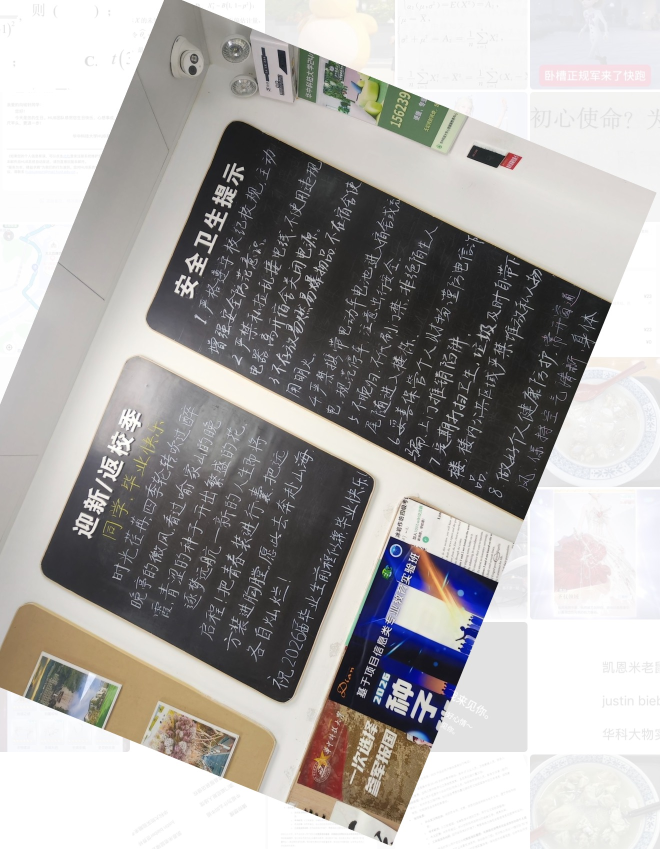
#> input picture IMG_4648.PNG, 1320 x 1697 px (shown at 1/2 size)
$ python main.py
#> lines starting #> are read from the running program, lines starting #| are printed output that depends on the picture
### skew.py
# -*- coding: utf-8 -*-
import cv2
import numpy as np
import math
from preprocess import bgr_to_gray

def hough_transform(edges, threshold=120):
    h, w = edges.shape
    diag_len = int(math.sqrt(w * w + h * h))
    num_theta = 180
    num_rho = 2 * diag_len + 1
    accumulator = np.zeros((num_rho, num_theta), dtype=np.int32)

    y_idxs, x_idxs = np.where(edges > 0)

    # 预计算所有角度的cos和sin（向量）
    thetas = np.arange(num_theta) * math.pi / 180.0
    cos_vals = np.cos(thetas)
    sin_vals = np.sin(thetas)

    # 向量化计算：一次性算出所有边缘点对所有角度的rho
    # x_idxs 形状 (N,)，cos_vals 形状 (180,)
    # 利用广播：x_idxs[:, None] * cos_vals[None, :] 得到 (N, 180)
    rhos = x_idxs[:, None] * cos_vals[None, :] + y_idxs[:, None] * sin_vals[None, :]
    rho_idxs = np.round(rhos).astype(int) + diag_len

    #  向量化投票：用add.at实现累加
    valid = (rho_idxs >= 0) & (rho_idxs < num_rho)
    # 对每个有效的(rho_idx, theta_idx)投票
    for j in range(num_theta):
        mask = valid[:, j]
        np.add.at(accumulator, (rho_idxs[mask, j], j), 1)

    lines = []
    for rho_idx in range(num_rho):
        for theta_idx in range(num_theta):
            if accumulator[rho_idx, theta_idx] >= threshold:
                rho = rho_idx - diag_len
                theta = theta_idx * math.pi / 180.0
                lines.append((rho, theta))
    return lines

# ========== 计算倾斜角度 ==========
def calculate_skew_angle(lines):
    if not lines:
        return 0.0
    angle_histogram = [0] * 180
    for rho, theta in lines:
        angle_deg = int(theta * 180.0 / math.pi) % 180
        if angle_deg < 0:
            angle_deg += 180
        angle_histogram[angle_deg] += 1
    max_count = 0
    peak_angle = 0
    for i in range(180):
        if angle_histogram[i] > max_count:
            max_count = angle_histogram[i]
            peak_angle = i
    return peak_angle - 90.0

# ========== 主程序 ==========
# 读取图片
def rotation_creation(img_path):
#> called with img_path = 'IMG_4648.PNG'
    original_image = cv2.imread(img_path)
#> original_image is the input picture: shape (1697, 1320, 3); mean B, G, R 168.4, 170.2, 172.8
    image = original_image.copy()
    if image is None:
        print("图片没找到，请检查文件名")
        exit()

    # 最大1000像素 缩图片提速
    h, w = image.shape[:2]
#> h = 1697; w = 1320
    max_dim = 1000
    if max(h, w) > max_dim:
        scale = max_dim / max(h, w)
#> scale = 0.589
        new_w = int(w * scale)
#> new_w = 777
        new_h = int(h * scale)
#> new_h = 999
        image = cv2.resize(image, (new_w, new_h), interpolation=cv2.INTER_AREA)
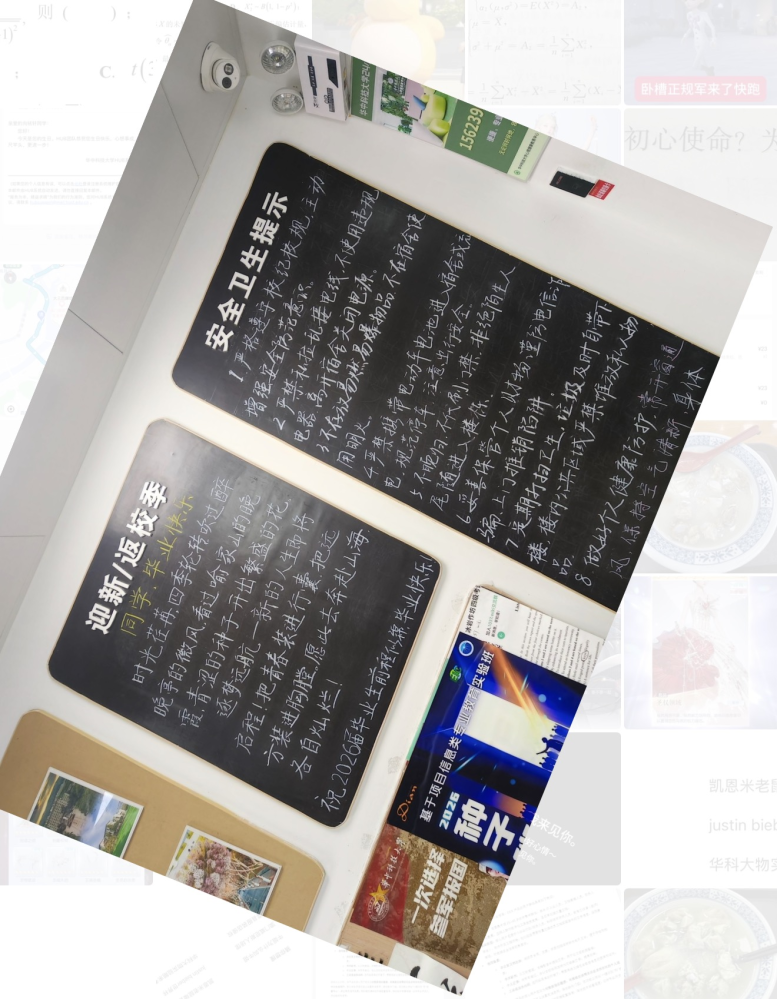
#> image: shape (999, 777, 3); mean B, G, R 168.4, 170.2, 172.8

    # 转灰度+ 边缘检测
    gray = bgr_to_gray(image)
#> in bgr_to_gray, `gray = np.dot(image[..., :3], [0.114, 0.587, 0.299])`:
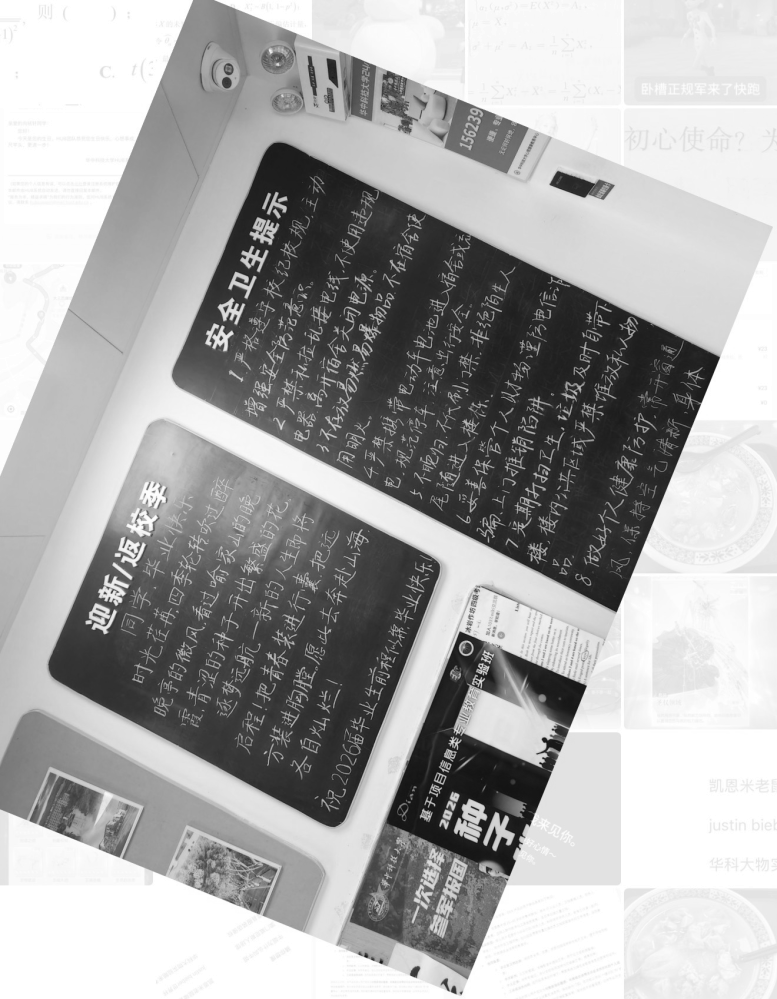
#> gray: shape (999, 777) float64; min 13.1, max 255, mean 170.7
    blurred = cv2.GaussianBlur(gray, (5, 5), 0)
    edges = cv2.Canny(blurred, 50, 150)
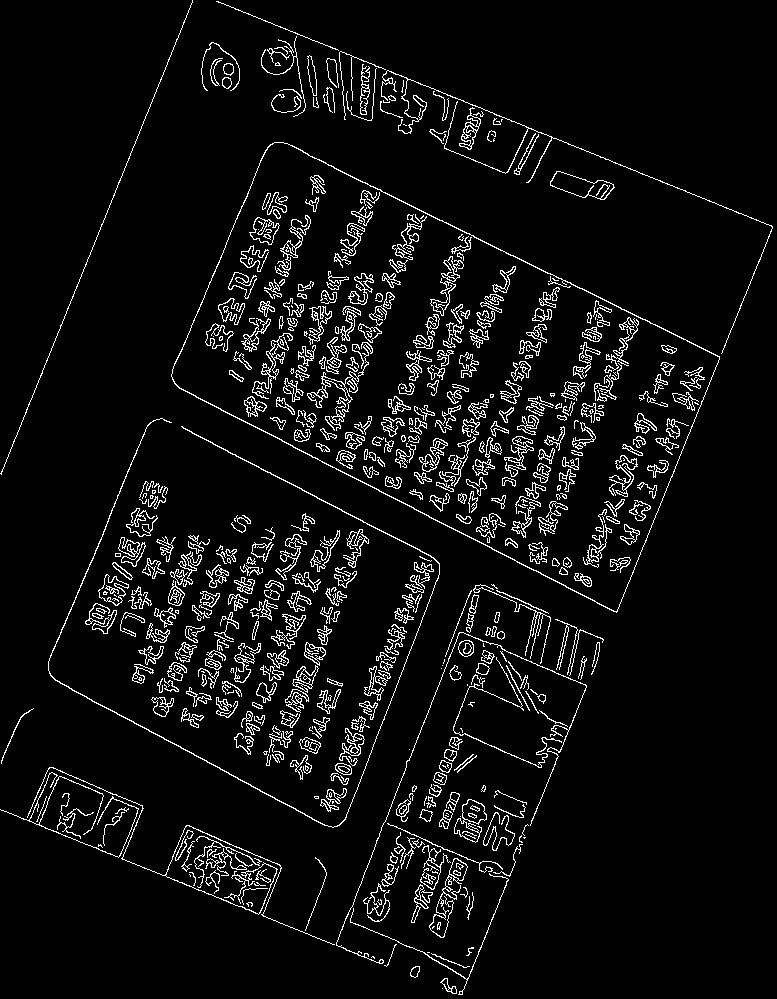
#> edges: shape (999, 777); 6% white in thin lines or dots

    # 动态阈值
    h_img, w_img = edges.shape
#> h_img = 999; w_img = 777
    diag_len_img = int(math.sqrt(w_img * w_img + h_img * h_img))
#> diag_len_img = 1265
    auto_threshold = max(30, int(diag_len_img * 0.15))
#> auto_threshold = 189

    # Hough变换检测直线（使用动态阈值）
    lines = hough_transform(edges, auto_threshold)
#> after the loop in hough_transform, `for j in range(num_theta):`:
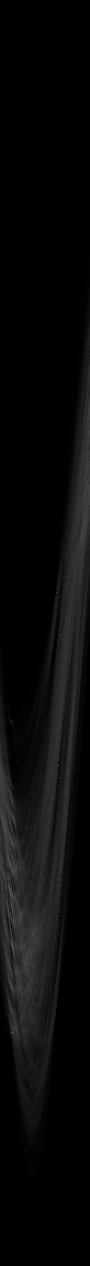
#> accumulator: shape (2531, 180) int32 (shown at 1/2 size); min 0, max 474, mean 18.3; drawn with min black and max white
#> lines = [(-80, 1.95), (4, 2.02), (5, 2.02), (178, 0.384), (265, 2.04), (299, 2.04), (303, 0.401), (512, 0.332), (513, 0.332), (532, 0.436), (533, 0.436), (557, 0.436), (575, 2.06), (615, 0.367), (616, 0.367), (710, 0.401), (750, 1.95), (800, 0.384), (801, 0.384)]
    print(f"检测到 {len(lines)} 条直线 (阈值={auto_threshold})")
#| 检测到 19 条直线 (阈值=189)

    # 计算倾斜角度
    angle = calculate_skew_angle(lines)
#> the loop in calculate_skew_angle, `for rho, theta in lines:` made 19 passes
#> (rho, theta, angle_deg) on passes 1 to 12: (-80, 1.95, 112), (4, 2.02, 116), (5, 2.02, 116), (178, 0.384, 21), (265, 2.04, 117), (299, 2.04, 117), (303, 0.401, 23), (512, 0.332, 19), (513, 0.332, 19), (532, 0.436, 25), (533, 0.436, 25), (557, 0.436, 25)
#> after the loop in calculate_skew_angle, `for rho, theta in lines:`: angle_histogram = 180 values, max 5 at index 21, min 0 at index 0, mean 0.106
#> the loop in calculate_skew_angle, `for i in range(180):` made 180 passes
#> max_count on passes 20, 22: 2, 5
#> after the loop in calculate_skew_angle, `for i in range(180):`: max_count = 5; peak_angle = 21
#> angle = -69
    print(f"倾斜角度: {angle:.2f} 度")
#| 倾斜角度: -69.00 度


    # 旋转矫正
    h, w = original_image.shape[:2]
    center = (w // 2, h // 2)
#> center = (660, 848)
    rotation_matrix = cv2.getRotationMatrix2D(center, angle, 1.0)
#> rotation_matrix = [[0.358, -0.934, 1215.2], [0.934, 0.358, -72.06]]

    # 计算新尺寸防止裁 ?
    cos = abs(rotation_matrix[0, 0])
#> cos = 0.358
    sin = abs(rotation_matrix[0, 1])
#> sin = 0.934
    new_w = int(h * sin + w * cos)
#> new_w = 2057
    new_h = int(h * cos + w * sin)
#> new_h = 1840
    rotation_matrix[0, 2] += (new_w / 2) - center[0]
    rotation_matrix[1, 2] += (new_h / 2) - center[1]

    corrected = cv2.warpAffine(original_image, rotation_matrix, (new_w, new_h))
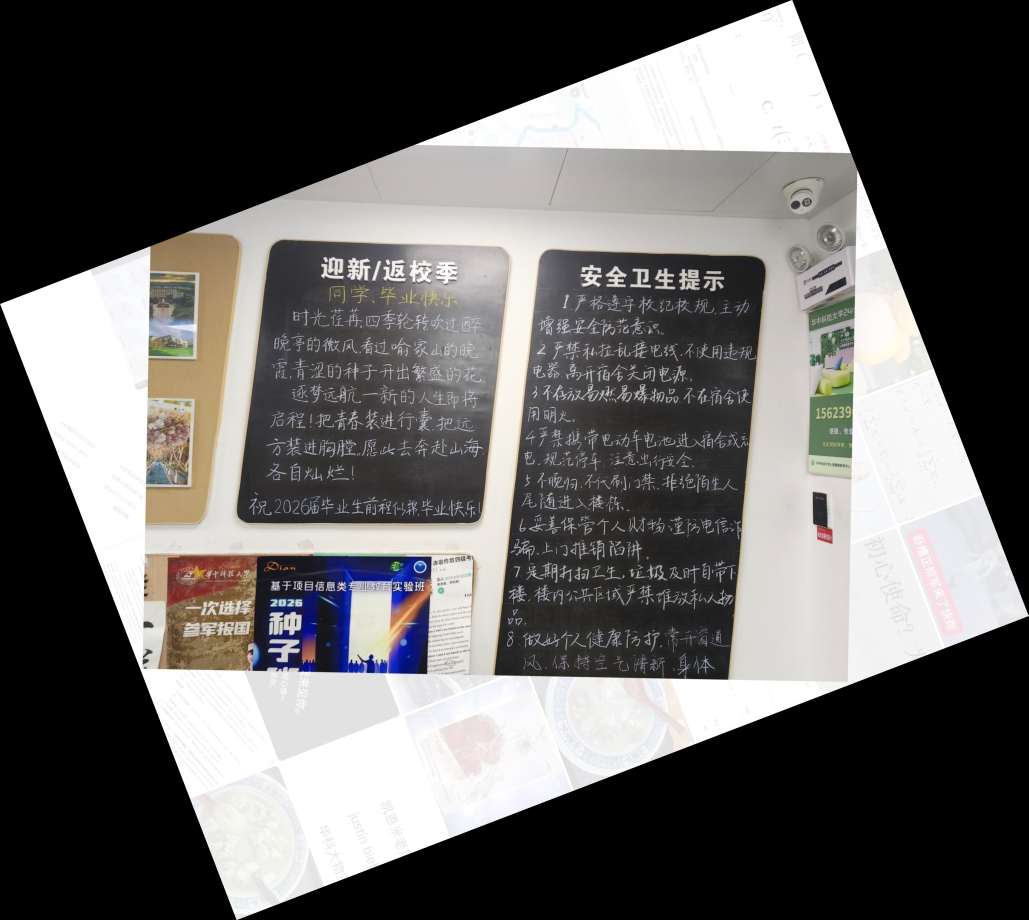
#> corrected: shape (1840, 2057, 3) (shown at 1/2 size); mean B, G, R 99.7, 100.7, 102.2
    cv2.imwrite("./cache/rotated.png",corrected)

### preprocess.py
import cv2
import numpy as np
from numba import njit, prange

def bgr_to_gray(image):
    """
    等效于 cv2.cvtColor(img, cv2.COLOR_BGR2GRAY)
    """
    # NumPy 矩阵乘法加速: B * 0.114 + G * 0.587 + R * 0.299
    gray = np.dot(image[..., :3], [0.114, 0.587, 0.299])
    return np.round(gray).astype(np.uint8)

# [87 lines left out: function histogram_median_filter, not called in this run]

### main.py
import cv2
from paddleocr import PaddleOCR
from preprocess import bgr_to_gray, histogram_median_filter
from history_manage import history_manage
from skew import rotation_creation
from js_cal import json_cal
import os

def filename(path):
    return os.path.splitext(os.path.basename(path))[0]

"""图像预处理"""
def process(image_path):
    # 1. 文本倾斜矫正
    rotation_creation(image_path)
    # 2. 读取图片
    img = cv2.imread("cache/rotated.png")
    if img is None:
#> (the run stopped early here; a loop or call above may not have finished)

$ run again, with IMG_4649.PNG copied over IMG_4648.PNG
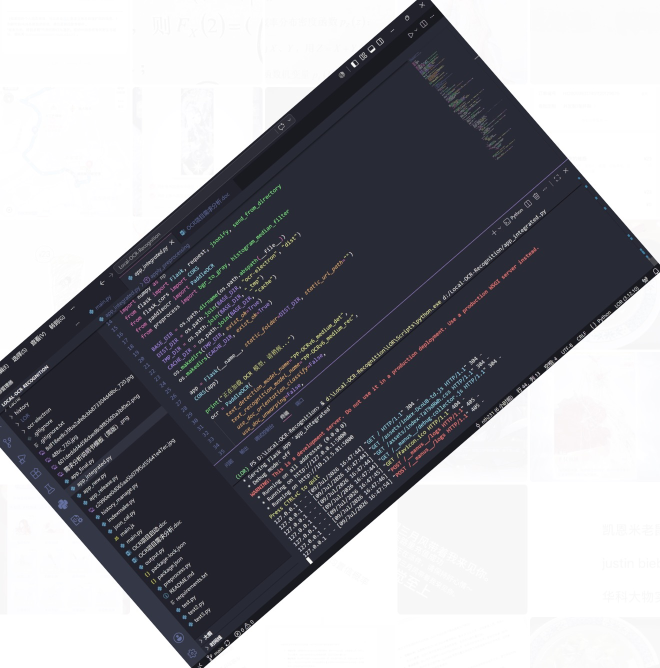
#> input picture IMG_4649.PNG, 1320 x 1336 px (shown at 1/2 size)
#> in rotation_creation, original_image is the input picture: shape (1336, 1320, 3); mean B, G, R 154.2, 148.8, 148.3
#> edges: shape (1000, 988); 3.9% white in thin lines or dots
#> after the loop in hough_transform, `for j in range(num_theta):`:
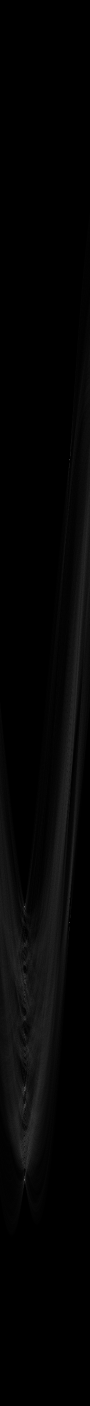
#> accumulator: shape (2811, 180) int32 (shown at 1/2 size); min 0, max 721, mean 13.7; drawn with min black and max white
#> in rotation_creation, `lines = hough_transform(edges, auto_threshold)`: lines = 21 items, first 6: (-486, 2.43), (408, 0.855), (409, 0.855), (439, 2.43), (440, 2.43), (555, 0.855)
#| 检测到 21 条直线 (阈值=210)
#> the loop in calculate_skew_angle, `for rho, theta in lines:` made 21 passes
#> (rho, theta, angle_deg) on passes 1 to 8: (-486, 2.43, 139), (408, 0.855, 49), (409, 0.855, 49), (439, 2.43, 139), (440, 2.43, 139), (555, 0.855, 49), (556, 0.855, 49), (584, 0.855, 49)
#> after the loop in calculate_skew_angle, `for rho, theta in lines:`: angle_histogram = 180 values, max 15 at index 49, min 0 at index 0, mean 0.117
#> the loop in calculate_skew_angle, `for i in range(180):` made 180 passes
#> max_count on pass 50: 15
#> after the loop in calculate_skew_angle, `for i in range(180):`: max_count = 15; peak_angle = 49
#> angle = -41
#| 倾斜角度: -41.00 度
#> rotation_matrix = [[0.755, -0.656, 600.1], [0.656, 0.755, -269.1]]
#> cos = 0.755
#> sin = 0.656
#> in rotation_creation, `new_w = int(h * sin + w * cos)`: new_w = 1872
#> in rotation_creation, `new_h = int(h * cos + w * sin)`: new_h = 1874
#> in rotation_creation, `corrected = cv2.warpAffine(original_image, rotation_matrix, (new_w, ne..`:
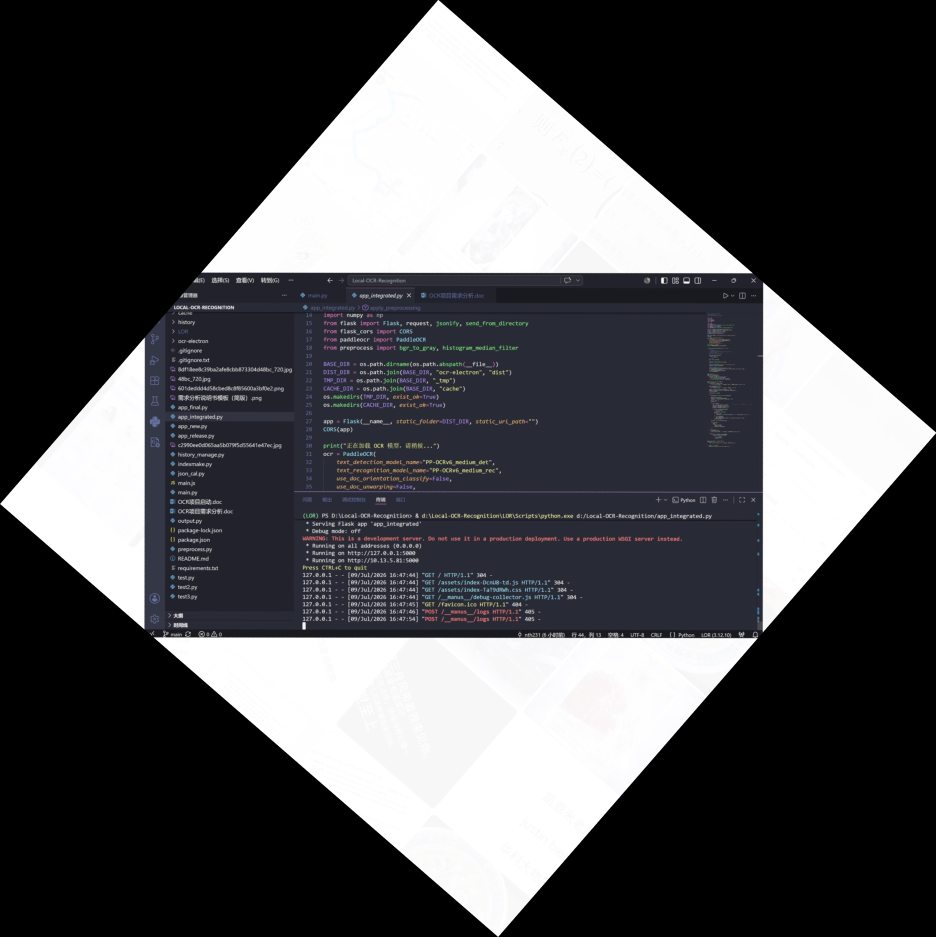
#> corrected: shape (1874, 1872, 3) (shown at 1/2 size); mean B, G, R 77.5, 74.8, 74.5
